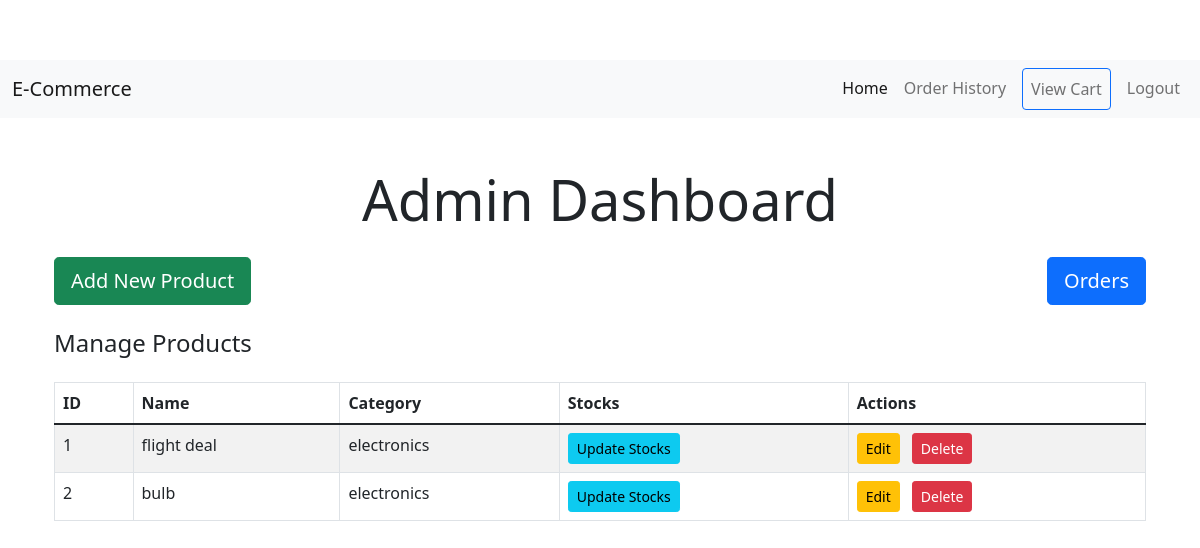
The page /admin (signed in) on the database as committed earlier.
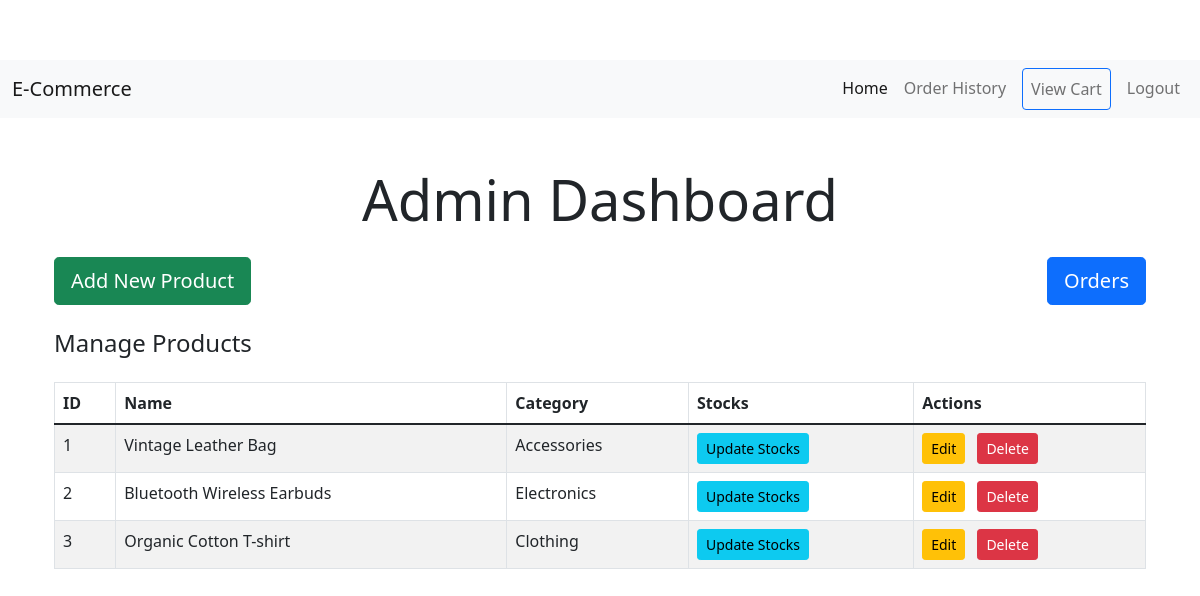
The same page on the database as committed later.
### model.py (models this page shows)
class Product(db.Model):
    __tablename__ = 'products'
    id: Mapped[int] = mapped_column(Integer, primary_key=True)
    name: Mapped[str] = mapped_column(String(250), unique=True, nullable=False)
    stocks: Mapped[int] = mapped_column(Integer, nullable=False)
    description: Mapped[str] = mapped_column(String(300), nullable=False)
    detail: Mapped[str] = mapped_column(String(250), nullable=False)
    category_id: Mapped[int] = mapped_column(Integer, db.ForeignKey('categories.id'))
    price: Mapped[int] = mapped_column(Integer, nullable=False)
    image_url: Mapped[str] = mapped_column(String(250), nullable=True)
    category = relationship('Category', back_populates='products')
    order_items = relationship('OrderItem', back_populates='product')
    cart_items = relationship('CartItem', back_populates='product')

class Category(db.Model):
    __tablename__ = 'categories'
    id: Mapped[int] = mapped_column(Integer, primary_key=True)
    name: Mapped[str] = mapped_column(String(100), unique=True, nullable=False)
    products = relationship('Product', back_populates='category')

### main.py (the view)
@app.route('/admin')
@admin_only
def admin_dashboard():
    products = Product.query.all()
    users = User.query.all()
    orders = Order.query.all()
    return render_template('admin_dashboard.html', products=products, users=users, orders=orders)

### main.py (called while the page is built)
@login_manager.user_loader
def load_user(user_id):
    return db.get_or_404(User, user_id)

def admin_only(f):
    @wraps(f)
    def decorated_function(*args, **kwargs):
        if current_user.id != 1:
            return abort(403)
        return f(*args, **kwargs)
    return decorated_function

### templates/admin_dashboard.html
{% extends "base.html" %}
{% block content %}
<div class="container mt-5">
    <h2 class="text-center mb-4 display-4">Admin Dashboard</h2>
    <div class="d-flex justify-content-between mb-4">
        <a href="{{ url_for('add_product') }}" class="btn btn-success btn-lg">Add New Product</a>
        <a href="{{ url_for('admin_orders') }}" class="btn btn-primary btn-lg">Orders</a>
    </div>
    <h4 class="mb-4">Manage Products</h4>
    <table class="table table-striped table-bordered">
        <thead>
            <tr>
                <th>ID</th>
                <th>Name</th>
                <th>Category</th>
                <th>Stocks</th>
                <th>Actions</th>
            </tr>
        </thead>
        <tbody>
            {% for product in products %}
            <tr>
                <td>{{ product.id }}</td>
                <td>{{ product.name }}</td>
                <td>{{ product.category.name if product.category else "N/A" }}</td>
                <td>
                    <a href="{{ url_for('update_product_stock', product_id=product.id) }}" class="btn btn-info btn-sm">Update Stocks</a>
                </td>
                <td>
                    <a href="{{ url_for('edit_product', product_id=product.id) }}" class="btn btn-warning btn-sm">Edit</a>
                    <form action="{{ url_for('delete_product', product_id=product.id) }}" method="post" style="display:inline;">
                        <button type="submit" class="btn btn-danger btn-sm ms-2" onclick="return confirm('Are you sure you want to delete this order?');">Delete</button>
                    </form>
                </td>
            </tr>
            {% endfor %}
        </tbody>
    </table>
</div>
{% endblock %}

Rows that differ between the two databases and show on the page:
changed Product id 1: name "flight deal" → "Vintage Leather Bag"; category "electronics" → "Accessories"
changed Product id 2: name "bulb" → "Bluetooth Wireless Earbuds"; category "electronics" → "Electronics"
added Product: id "3", name "Organic Cotton T-shirt", category "Clothing"
